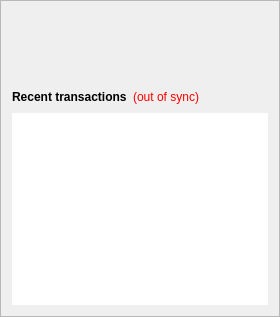
        <widget class="QFrame" name="frame_2">
         <property name="frameShape">
          <enum>QFrame::StyledPanel</enum>
         </property>
         <property name="frameShadow">
          <enum>QFrame::Raised</enum>
         </property>
         <layout class="QVBoxLayout" name="verticalLayout">
          <item>
           <spacer name="verticalSpacer_3">
            <property name="orientation">
             <enum>Qt::Vertical</enum>
            </property>
            <property name="sizeType">
             <enum>QSizePolicy::Fixed</enum>
            </property>
            <property name="sizeHint" stdset="0">
             <size>
              <width>20</width>
              <height>75</height>
             </size>
            </property>
           </spacer>
          </item>
          <item>
           <layout class="QHBoxLayout" name="horizontalLayout_2">
            <item>
             <widget class="QLabel" name="label_4">
              <property name="font">
               <font>
                <weight>75</weight>
                <bold>true</bold>
               </font>
              </property>
              <property name="text">
               <string>Recent transactions</string>
              </property>
             </widget>
            </item>
            <item>
             <widget class="QLabel" name="labelTransactionsStatus">
              <property name="cursor">
               <cursorShape>WhatsThisCursor</cursorShape>
              </property>
              <property name="toolTip">
               <string>The displayed information may be out of date. Your wallet automatically synchronizes with the Jiyo network after a connection is established, but this process has not completed yet.</string>
              </property>
              <property name="styleSheet">
               <string notr="true">QLabel { color: red; }</string>
              </property>
              <property name="text">
               <string notr="true">(out of sync)</string>
              </property>
              <property name="alignment">
               <set>Qt::AlignRight|Qt::AlignTrailing|Qt::AlignVCenter</set>
              </property>
             </widget>
            </item>
            <item>
             <spacer name="horizontalSpacer">
              <property name="orientation">
               <enum>Qt::Horizontal</enum>
              </property>
              <property name="sizeHint" stdset="0">
               <size>
                <width>40</width>
                <height>20</height>
               </size>
              </property>
             </spacer>
            </item>
           </layout>
          </item>
          <item>
           <widget class="QListView" name="listTransactions">
            <property name="styleSheet">
             <string notr="true">QListView { background: transparent; }
font: 10pt &quot;Verdana&quot;;</string>
            </property>
            <property name="frameShape">
             <enum>QFrame::NoFrame</enum>
            </property>
            <property name="verticalScrollBarPolicy">
             <enum>Qt::ScrollBarAlwaysOff</enum>
            </property>
            <property name="horizontalScrollBarPolicy">
             <enum>Qt::ScrollBarAlwaysOff</enum>
            </property>
            <property name="selectionMode">
             <enum>QAbstractItemView::NoSelection</enum>
            </property>
           </widget>
          </item>
         </layout>
        </widget>
